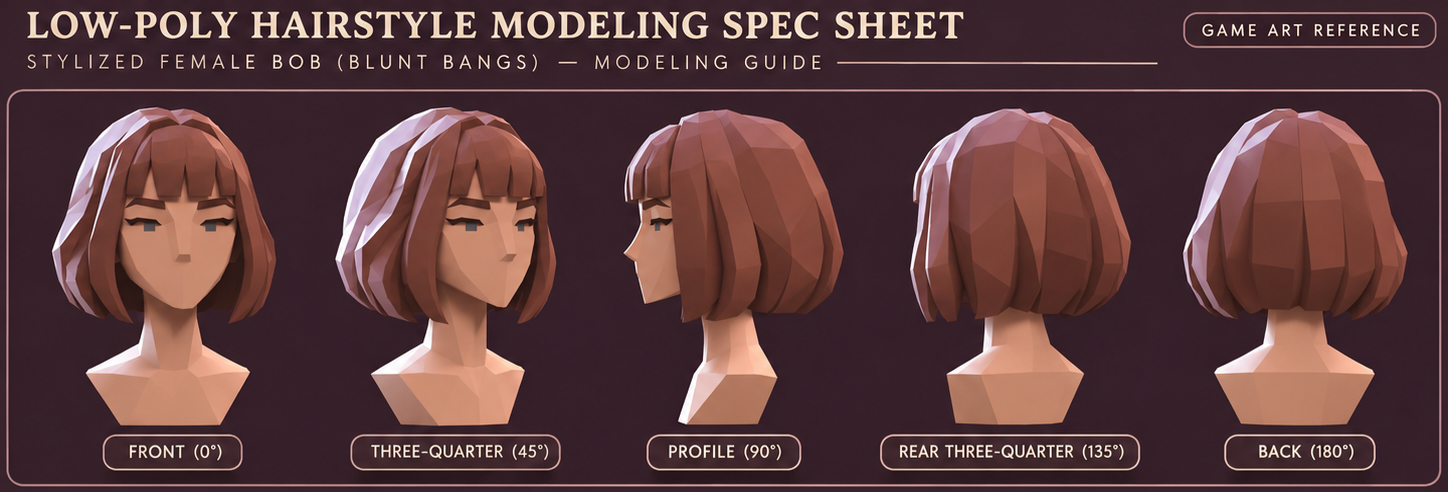
#> input picture tools/sculpt/ref/hair-bob.png, 1448 x 492 px
$ python lowbobsheet.py ref/hair-bob.png
#> lines starting #> are read from the running program, lines starting #| are printed output that depends on the picture; after the words box and inside, x2 and y2 are one past the last pixel; in counts of white or black regions, pixels touching at a corner belong together
# The bob's sheet read off (tools/sculpt/ref/hair-bob.png, its top 430 rows, five views): per view the figure, its skin
# and its hair, and the face's landmarks. Writes tools/sculpt/hairs/bob-sheet.json: { w, h, fig, hair, skin: runs per
# row ([x0, x1) pairs), marks: { view: {...} }, spans } and the hair as bob-mask.json / bob-mask.png (white the hair,
# grey the skin) for tools/sculpt/lowbob.mjs.
#
#  fig    the background is one flat colour (BG), bluer than green: a pixel is the figure where it is over BG_D off it, or
#         warm (its blue under its green plus WARM: the hair's darkest shade inside the curtain is as dark as the
#         background).
#  seeds  sure skin: green over red (3x3 mean) over SKIN_GR and the skin's hue ((G - B) / R) over SKIN_H; sure hair: green
#         over red under HAIR_GR (the hair's 0.52-0.55 however lit, the skin's 0.57-0.69), or the lilac rim light (blue
#         over green, far from the background, above LILAC_Y), or darker than DARK under DARK_Y (the curtain's shaded
#         inside beside the jaw: the neck's shade is lighter; above, the brows and the lashes); sure background.
#  split  the rest (the neck's and the jaw's shade, the hair's lit specks) to the seed it reaches across the smallest
#         colour step (a watershed on the colour gradient: the hair's edge over the shaded neck is a step, the shade
#         itself smooth).
#  clean  per view the hair is its largest piece and pieces of 150 px or more; a hole in it under HOLE px is hair (a lit
#         speck); a piece of hair inside the face (the brows, the eyes, the nose's shade) is skin.
#  marks  the pupils: the grey squares; the brows: the dark bars over them (two ends, middle); the profile's nose tip
#         (front-most skin in the nose's rows) and chin (the face's lowest front corner); the front's and three-quarter's
#         nose (the darkest skin between the pupils in the nose's rows); the front's and three-quarter's chin (the
#         lit jaw's lowest edge over the neck's shade down the face's middle); the neck's sides NECK_DY under the chin
#         (at NECK_Y in the views from behind).
#
#   python tools/sculpt/lowbobsheet.py [--show <png>]
import json, os, sys
import numpy as np
from PIL import Image
from scipy import ndimage as ndi

D = os.path.dirname(os.path.abspath(__file__))
H = 430
im = np.asarray(Image.open(os.path.join(D, 'ref/hair-bob.png')).convert('RGB')).astype(float)[:H]
W = im.shape[1]
R, G, B = im[..., 0], im[..., 1], im[..., 2]
lum = 0.3 * R + 0.59 * G + 0.11 * B
SPAN = {'front': (30, 305), 'q3': (305, 590), 'profile': (590, 876), 'r3': (876, 1155), 'back': (1155, 1430)}
BG = np.array([54, 32, 41])
BG_D, SKIN_H, SKIN_GR, HAIR_GR, LILAC_Y, HOLE, SLIVER, TOP, WARM, DARK, DARK_Y = 20, 0.105, 0.595, 0.556, 315, 400, 600, 95, 1, 45, 255


def box(a, r):
    return ndi.uniform_filter(a, 2 * r + 1, mode='nearest')


def view_of(x):
    return next((v for v, (a, b) in SPAN.items() if a <= x < b), None)


# ---- the figure ---------------------------------------------------------------------------------------------------
dist = np.sqrt(((im - BG) ** 2).sum(-1))
fig = (box(dist, 1) > BG_D) | (box(B - G, 1) < WARM)
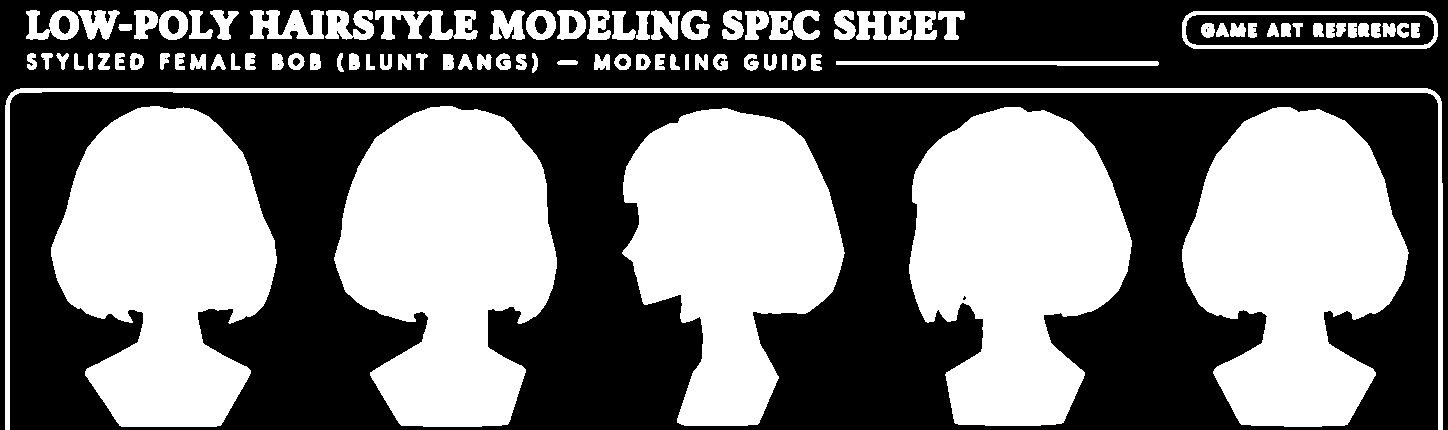
#> fig: shape (430, 1448) bool; 45.6% white; 94 white regions, largest, box (x1, y1, x2, y2) and area: (334, 106, 557, 427) 50488, (51, 106, 277, 427) 50025, (909, 107, 1132, 426) 49721
fig[:TOP] = False
fig[:, :SPAN['front'][0]] = False; fig[:, SPAN['back'][1]:] = False
lab, n = ndi.label(fig)
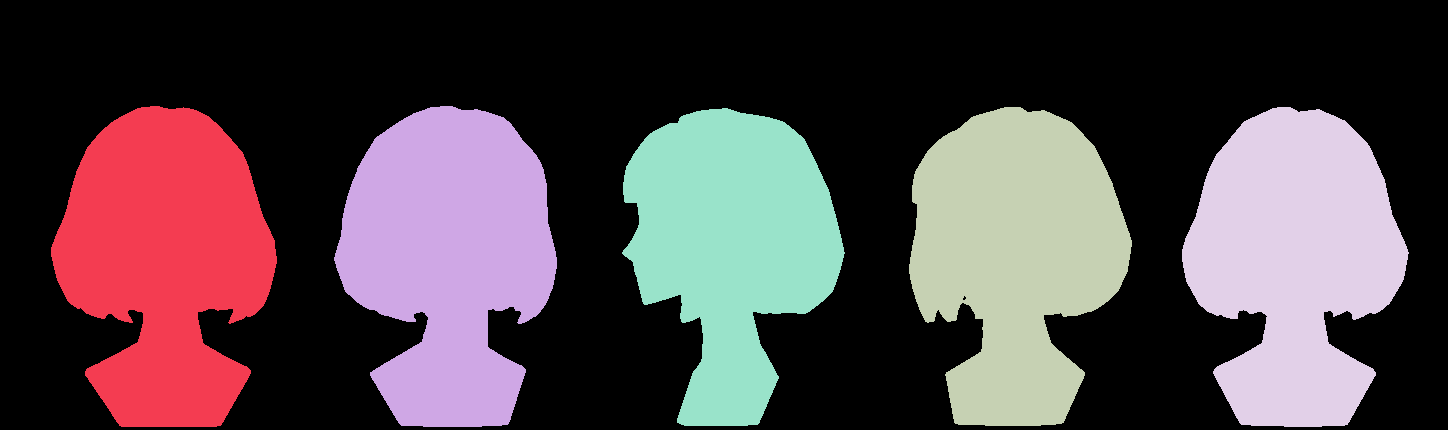
#> lab: shape (430, 1448) int32; 6 distinct labels, from 0 to 5; one colour per label, 0 black
#> n = 5
sizes = ndi.sum(fig, lab, range(n + 1))
#> sizes = [0, 50025, 50488, 49721, 49567, 45379]
fig = np.isin(lab, np.flatnonzero(sizes > 2000))
fig = ndi.binary_fill_holes(fig)

# ---- seeds and the split -----------------------------------------------------------------------------------------
hue = box((G - B) / np.maximum(R, 1), 1)
gr = box(G / np.maximum(R, 1), 1)
lilac = (B > G + 4) & (dist > 60)
lilac[LILAC_Y:] = False
sure_skin = fig & (hue > SKIN_H) & (gr > SKIN_GR)
dark = box(lum, 1) < DARK
dark[:DARK_Y] = False
sure_hair = fig & (((gr < HAIR_GR) & (dist > 30)) | lilac | dark)
# (the rim-lit bust's pale edges: skin, low on the sheet)
sure_hair[340:] = False
sure_skin[350:] |= fig[350:]
# (the skin's seeds kept to its big pieces; small lit specks inside the hair are left to the split)
lab, n = ndi.label(sure_skin)
#> n = 27
sizes = ndi.sum(sure_skin, lab, range(n + 1))
#> sizes = 28 values, max 21474 at index 6, min 0 at index 0, mean 2704.6
sure_skin = np.isin(lab, np.flatnonzero(sizes > 300))
lab, n = ndi.label(sure_hair)
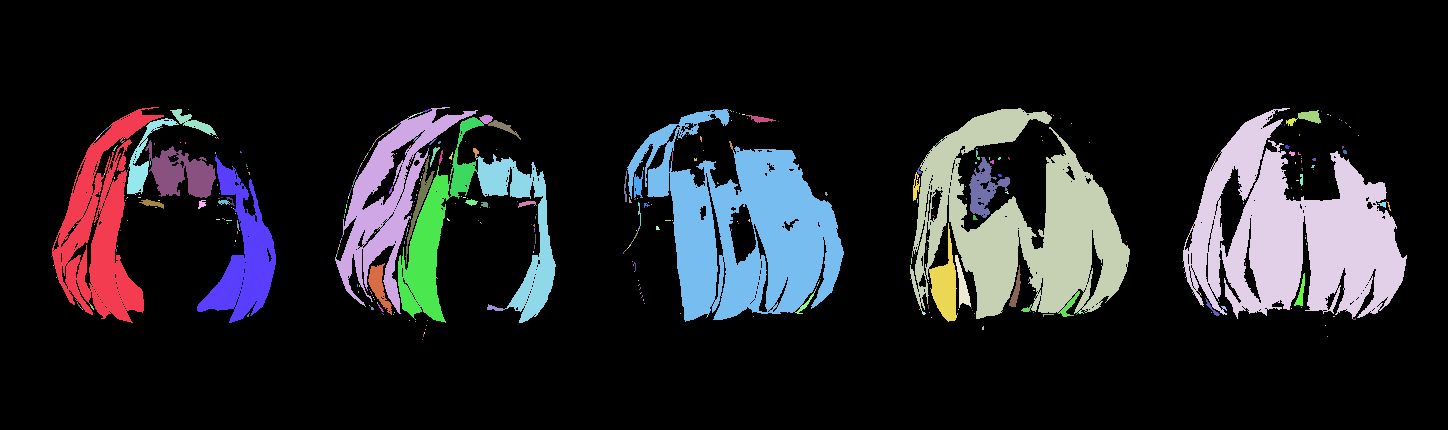
#> lab: shape (430, 1448) int32; 524 distinct labels, from 0 to 523; one colour per label, 0 black
#> n = 523
sizes = ndi.sum(sure_hair, lab, range(n + 1))
#> sizes = 524 values, max 25151 at index 4, min 0 at index 0, mean 214.8
sure_hair = np.isin(lab, np.flatnonzero(sizes > 60)) & ~sure_skin
grad = np.zeros(lum.shape)
for c in (R, G, B):
    sm = box(c, 1)
    grad += ndi.sobel(sm, 0) ** 2 + ndi.sobel(sm, 1) ** 2
#> this loop made 3 passes
grad = np.sqrt(grad)
g8 = np.clip(grad / np.percentile(grad[fig], 99) * 255, 0, 255).astype(np.uint8)
markers = np.zeros(lum.shape, np.int16)
markers[~fig] = 1
markers[sure_skin] = 2
markers[sure_hair] = 3
ws = ndi.watershed_ift(g8, markers)
skin = (ws == 2) & fig
hair = (ws == 3) & fig

# ---- clean ----------------------------------------------------------------------------------------------------------
out_h = np.zeros(hair.shape, bool)
for v, (a, b) in SPAN.items():
    m = np.zeros(hair.shape, bool); m[:, a:b] = hair[:, a:b]
    lab, n = ndi.label(m)
    if not n: continue
    sizes = ndi.sum(m, lab, range(n + 1)); sizes[0] = 0
    big = int(np.argmax(sizes))
    keep = lab == big
    out_h |= keep
    # holes in the hair (lit specks), not the face
    f = ndi.binary_fill_holes(keep) & ~keep
    lab2, n2 = ndi.label(f)
    s2 = ndi.sum(f, lab2, range(n2 + 1))
    out_h |= np.isin(lab2, np.flatnonzero((s2 > 0) & (s2 < HOLE)))
#> this loop made 5 passes
hair = out_h
skin = fig & ~hair
# (a small piece of skin apart from the face and the neck, between two locks' tips, is the hair's shaded inside)
lab, n = ndi.label(skin)
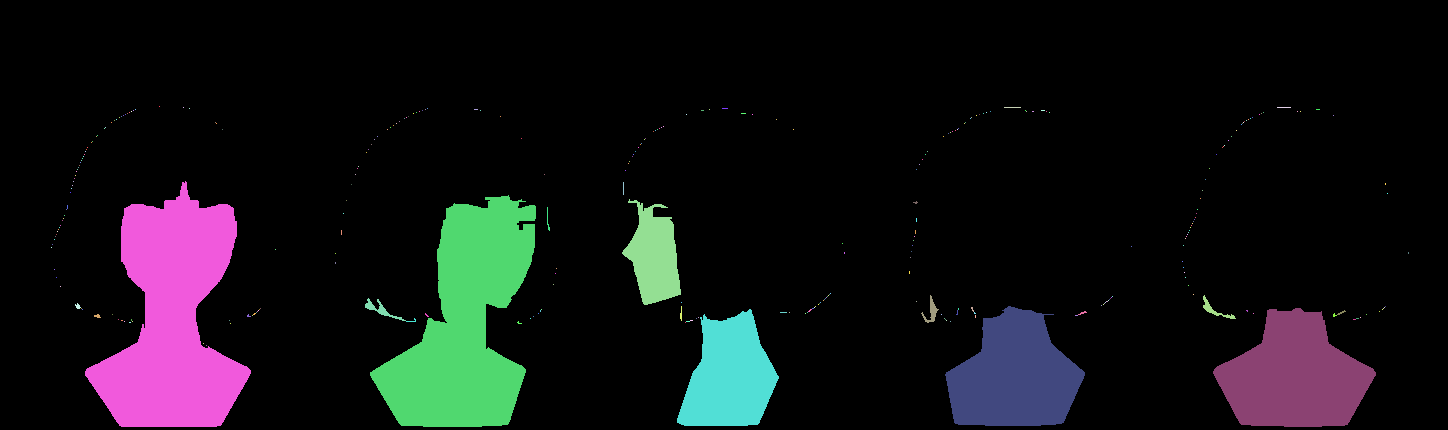
#> lab: shape (430, 1448) int32; 316 distinct labels, from 0 to 315; one colour per label, 0 black
#> n = 315
sizes = ndi.sum(skin, lab, range(n + 1))
#> sizes = 316 values, max 23067 at index 145, min 0 at index 0, mean 258.6
for l in np.flatnonzero((sizes > 0) & (sizes < SLIVER)):
    hair |= lab == l
skin = fig & ~hair

# ---- the landmarks ----------------------------------------------------------------------------------------------------
marks = {v: {} for v in SPAN}
grey = fig & (lum > 55) & (lum < 120) & (np.abs(R - G) < 20) & (np.abs(G - B) < 14)
grey[:212] = False; grey[240:] = False
lab, n = ndi.label(grey)
#> n = 23
for l in range(1, n + 1):
    ys, xs = np.nonzero(lab == l)
    w, h = xs.max() - xs.min() + 1, ys.max() - ys.min() + 1
    v = view_of(xs.mean())
    if v and 3 <= w <= 14 and 3 <= h <= 14 and len(ys) >= 9:
        marks[v].setdefault('pupils', []).append([round(float(xs.mean() + 0.5), 2), round(float(ys.mean() + 0.5), 2)])
#> this loop made 23 passes
#> (ys, xs, w, h, v) on passes 1 to 4: ([213, 214], [344, 344], 1, 2, 'q3'), ([219, 220], [343, 343], 1, 2, 'q3'), ([220, 221, 222], [640, 640, 640], 1, 3, 'profile'), ([223], [62], 1, 1, 'front')
brow = fig & (lum < 110) & (R - G > 25) & ~hair & (hue > 0.05)
brow[:192] = False; brow[218:] = False
lab, n = ndi.label(brow)
#> n = 17
for l in range(1, n + 1):
    ys, xs = np.nonzero(lab == l)
    v = view_of(xs.mean())
    if v and xs.max() - xs.min() > 12 and ys.max() - ys.min() < 12 and len(ys) > 25:
        def end(x):
            r = ys[xs == x]; return [float(x + 0.5), float((r.min() + r.max()) / 2 + 0.5)]
        marks[v].setdefault('brows', []).append({'a': end(xs.min()), 'b': end(xs.max()), 'mid': [round(float(xs.mean() + 0.5), 2), round(float(ys.mean() + 0.5), 2)]})
#> this loop made 17 passes
#> (ys, xs, v) on passes 4, 8: ([200, 200, 200], [634, 635, 636], 'profile'), ([207, 207], [126, 127], 'front')
for v in marks:
    for k in ('pupils', 'brows'):
        if k in marks[v]: marks[v][k].sort(key=lambda p: (p['mid'] if isinstance(p, dict) else p)[0])

if '--debug' in sys.argv:
    print(json.dumps(marks))
json.dump({'w': W, 'h': H}, open(os.devnull, 'w'))


def runs(m):
    out = []
    for row in m:
        d = np.diff(np.concatenate([[0], row.astype(np.int8), [0]]))
        out.append([int(x) for pr in zip(np.flatnonzero(d == 1), np.flatnonzero(d == -1)) for x in pr])
    return out


# (the profile faces the viewer's left: its nose the left-most skin in the nose's rows, its chin the jaw's corner)
a, b = SPAN['profile']
front = np.array([(np.flatnonzero(skin[y, a:b]).min() + a if skin[y, a:b].any() else 10 ** 4) for y in range(H)])
#> front = 430 values, max 10000 at index 0, min 622 at index 252, mean 5159.6
NOSE = (238, 270)
yn = NOSE[0] + int(np.argmin(front[NOSE[0]:NOSE[1]]))
#> yn = 252
marks['profile']['nose'] = [float(front[yn]), float(yn + 0.5)]
lab, n = ndi.label(skin)
#> n = 6
face = lab == lab[yn, int(front[yn]) + 2]
ys, xs = np.nonzero(face)
#> ys = 3788 values from 199 to 304; xs = 3788 values, max 680 at index 3367, min 622 at index 1664, mean 653.9
low = ys >= ys.max() - 1
marks['profile']['chin'] = [float(xs[low].min()), float(ys.max() + 1)]
L3 = box(lum, 1)
for v in ('front', 'q3'):
    p = marks[v].get('pupils', [])
    if len(p) < 2: continue
    x0, x1 = int(p[0][0]), int(p[1][0])
    sub = np.where(skin[245:268, x0:x1], L3[245:268, x0:x1], 999)
    yy, xx = np.unravel_index(np.argmin(sub), sub.shape)
    marks[v]['nose'] = [float(x0 + xx + 0.5), float(245 + yy + 0.5)]
    rows = []
    for cx in range(x0, x1 + 1):
        col = L3[280:330, cx]
        rows.append(280 + int(np.argmax(col[:-3] - col[3:])) + 2)
    rows = np.array(rows); lo = rows.max(); xs = np.flatnonzero(rows >= lo - 1) + x0
    marks[v]['chin'] = [float(xs.mean() + 0.5), float(lo)]
#> this loop made 2 passes
#> (p, x0, x1, yy, xx) on passes 1 to 2: ([[149.4, 227.4], [210.9, 227.5]], 149, 210, 11, 39), ([[471.1, 227.4], [521.2, 227.8]], 471, 521, 11, 41)
#> after the loop, marks = 5 items
NECK_DY, NECK_Y = 28, 330
for v, (a, b) in SPAN.items():
    y = int(marks[v]['chin'][1]) + NECK_DY if 'chin' in marks[v] else NECK_Y
    xs = np.flatnonzero(skin[y, a:b])
    if not len(xs): continue
    out = []
    for x, s in ((xs.min() + a, -1), (xs.max() + a, 1)):
        if not fig[y, x + s * 2]: out.append([float(x + (1 if s > 0 else 0)), float(y + 0.5)])
    marks[v]['neck'] = out
#> this loop made 5 passes
#> y on passes 1 to 4: 337, 335, 333, 330

# ---- the fringe's negative space -------------------------------------------------------------------------------------
# In the views that show the face (front, three-quarter, profile), within the face's columns (the skin run round the
# pupils at FACE_DY under them): from FRINGE_TOP down, every pixel lit like the skin is skin (the forehead between the
# fringe's strands, the notches at the temples), and from the fringe's cut (CUT_DY over the pupils) down everything is
# the face (the forehead under the cut, the brows, the lashes).
FACE_DY, FRINGE_TOP, CUT_DY = 6, 150, 28
lit_skin = (gr > 0.6) & (hue > 0.11) & (lum > 105)
gaps = {}
for v in ('front', 'q3', 'profile'):
    ps = marks[v].get('pupils', [])
    if not ps: continue
    py = int(round(sum(p[1] for p in ps) / len(ps)))
    a, b = SPAN[v]
    yf = py + FACE_DY
    xs = [int(p[0]) for p in ps]
    row = skin[yf]
    xa, xb = min(xs), max(xs)
    while xa > a and row[xa - 1]: xa -= 1
    while xb < b - 1 and row[xb + 1]: xb += 1
    before = int(hair[FRINGE_TOP:yf, xa:xb + 1].sum())
    band = np.zeros(hair.shape, bool); band[FRINGE_TOP:yf, xa:xb + 1] = True
    cut = py - CUT_DY
    face = band & (lit_skin | (np.arange(H)[:, None] >= cut))
    hair &= ~face
    skin |= face & fig
    gaps[v] = {'columns': [xa, xb], 'cut': cut, 'freed': before - int(hair[FRINGE_TOP:yf, xa:xb + 1].sum())}
#> this loop made 3 passes
#> (ps, py, yf, before, cut) on passes 1 to 2: ([[149.4, 227.4], [210.9, 227.5]], 227, 233, 6224, 199), ([[471.1, 227.4], [521.2, 227.8]], 228, 234, 5139, 200)
#> after the loop, gaps = 3 items
marks['fringe'] = gaps

json.dump({'w': W, 'h': H, 'span': SPAN, 'fig': runs(fig), 'hair': runs(hair), 'skin': runs(skin), 'marks': marks},
          open(os.path.join(D, 'hairs/bob-sheet.json'), 'w'), separators=(',', ':'))
#> after the loop in runs, `for row in m:`: out = 430 items, first 6: [], [], [], [], [], []
json.dump({'w': W, 'h': H, 'runs': runs(hair), 'skin': runs(skin)}, open(os.path.join(D, 'hairs/bob-mask.json'), 'w'), separators=(',', ':'))
o = np.zeros(hair.shape, np.uint8); o[skin] = 110; o[hair] = 255
Image.fromarray(o).save(os.path.join(D, 'hairs/bob-mask.png'))
print(json.dumps(marks))
#> (printed output is left out)
print('hair pixels per view', {v: int(hair[:, a:b].sum()) for v, (a, b) in SPAN.items()})
#| hair pixels per view {'front': 25998, 'q3': 28216, 'profile': 33109, 'r3': 38234, 'back': 36862}

if '--show' in sys.argv:
    from PIL import ImageDraw
    o = im.copy()
    e = hair ^ ndi.binary_erosion(hair); o[e] = [60, 255, 60]
    e2 = skin ^ ndi.binary_erosion(skin); o[e2 & ~e] = [80, 160, 255]
    K = 2
    big = Image.fromarray(o.astype(np.uint8)).resize((W * K, H * K), Image.NEAREST); dr = ImageDraw.Draw(big)
    for v in marks:
        for k, ps in marks[v].items():
            for p in (ps if isinstance(ps, list) and ps and isinstance(ps[0], (list, dict)) else [ps]):
                for q in ([p['a'], p['b'], p['mid']] if isinstance(p, dict) else [p]):
                    dr.ellipse([q[0] * K - 4, q[1] * K - 4, q[0] * K + 4, q[1] * K + 4], outline=(255, 225, 70), width=2)
    big.save(sys.argv[sys.argv.index('--show') + 1])
